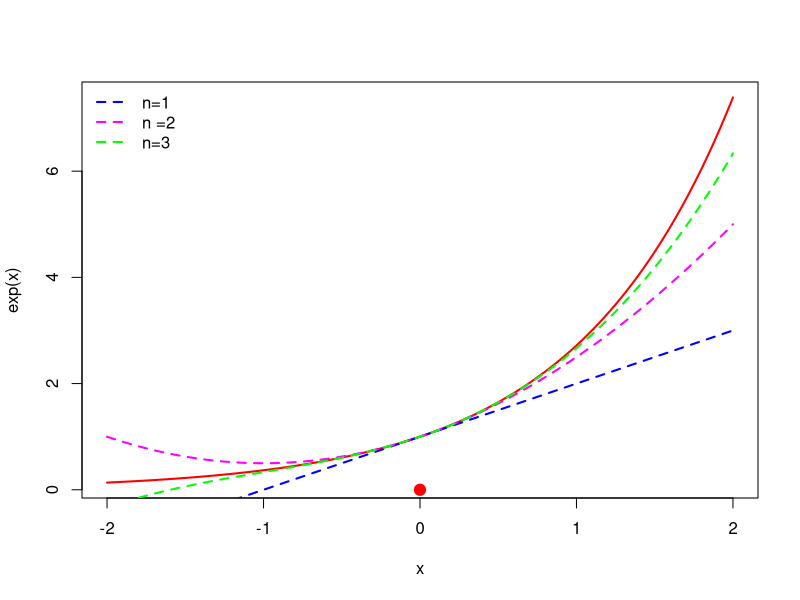
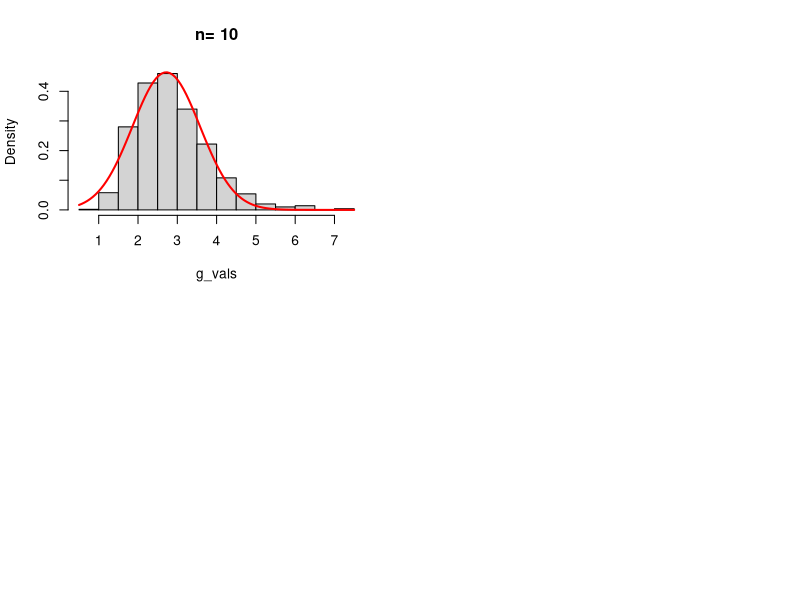

Generate these figures, in order, with R:
curve(exp(x) , -2,2, col = "red", lwd = 2)
curve(1+x, col = "blue", lwd = 2, lty = 2,
      add = TRUE)
curve(1+x+x^2/ factorial(2), col= "magenta", 
      lwd = 2, lty =2, add = TRUE)
curve(1+x+x^2/factorial(2) + x^3/ factorial(3),
      add= TRUE, col = "green",lty =2,
      lwd = 2)
legend("topleft", legend =c("n=1","n =2","n=3"),
       col = c("blue","magenta","green"),
       lwd = c(2,2,2), lty = c(2,2,2), bty = "n")
points(0,0,pch = 19, col = "red", cex = 1.5)


g =function(x){
  exp(x)
}

mu = 1
par(mfrow=c(2,2))
sigma = 1
n=10
approx_mu =g(mu)

approx_var =g(mu)^2 * sigma^2 / n



x= rnorm(n = n, mean =mu, sd = sigma)
x_bar = mean(x)
g(x_bar)


sim= 1000
g_vals = numeric(length = sim)
for (i in 1:sim) {
  x= rnorm(n = n, mean = mu, sd = sigma)
  x_bar = mean(x)
  g_vals[i] = g(x_bar)
}
print(g_vals)
hist(g_vals, probability = TRUE, main = paste("n=", n) )
curve(dnorm(x, mean = approx_mu,
            sd= sqrt(approx_var)),
      add = TRUE, col ="red", lwd=2)